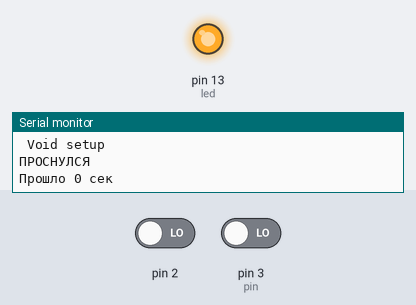
A sketch run on a simulated Arduino Uno, built with avr-gcc and run on an emulated ATmega328P. Parts: output pins drawn as LEDs (lit = HIGH), the last lines printed to the serial monitor. The inputs (shaded band) are chosen by the test bench; at power-on: pin 2 LOW, pin 3 (pin) LOW. Sleep ends after the set time or at an interrupt.

Above: at 2.8 s.
At 5.8 s:
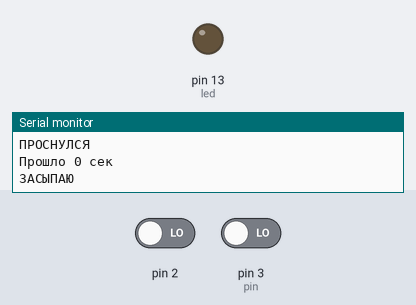
Timing chart, 0 to 8.1 s (numbered marks = the images above):
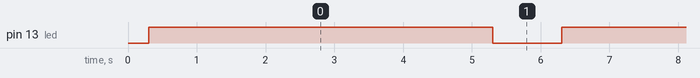

Measured:
- by itself, pin 13 (led): alternates HIGH for 5.0 s and LOW for 1.0 s

The sketch:

SON.ino
```cpp
#include <avr/sleep.h>
#include <avr/power.h>

//int time = millis() / 1000;
int pin = 3;// для прерывания
int led = 13; // диод
int pinState = 0;
unsigned long time;

void setup(){
set_sleep_mode(SLEEP_MODE_IDLE); //Определяем режим сна
pinMode(pin, INPUT);
pinMode(led, OUTPUT);

     Serial.begin(9600);
     Serial.println(" Void setup");
     delay(300);
}
void loop(){
  pinState = digitalRead(pin);

    if(pinState == HIGH); {
      digitalWrite(led, HIGH);
      Serial.println("ПРОСНУЛСЯ");
      Serial.print("Прошло ");
      time = millis() / 1000;
      Serial.print(time);
      Serial.println(" сек");
      delay(5000);
      digitalWrite(led, LOW);
      Serial.println("ЗАСЫПАЮ");
    }
    delay(1000);
  EnterSleep(); //Пора спать

}

void wakeUp()
{
  Serial.println("Проснулся в wakeUp"); //Проснулись
  detachInterrupt(0); //Отключаем прерывания
  delay(500);
}

void EnterSleep()
{
  attachInterrupt(0, wakeUp, RISING);
  delay(10);

  sleep_enable(); //Разрешаем спящий режим
  sleep_mode(); //Спим (Прерывания продолжают работать.) Программа останавливается.
  sleep_disable(); //Запрещаем спящий режим
}
```
